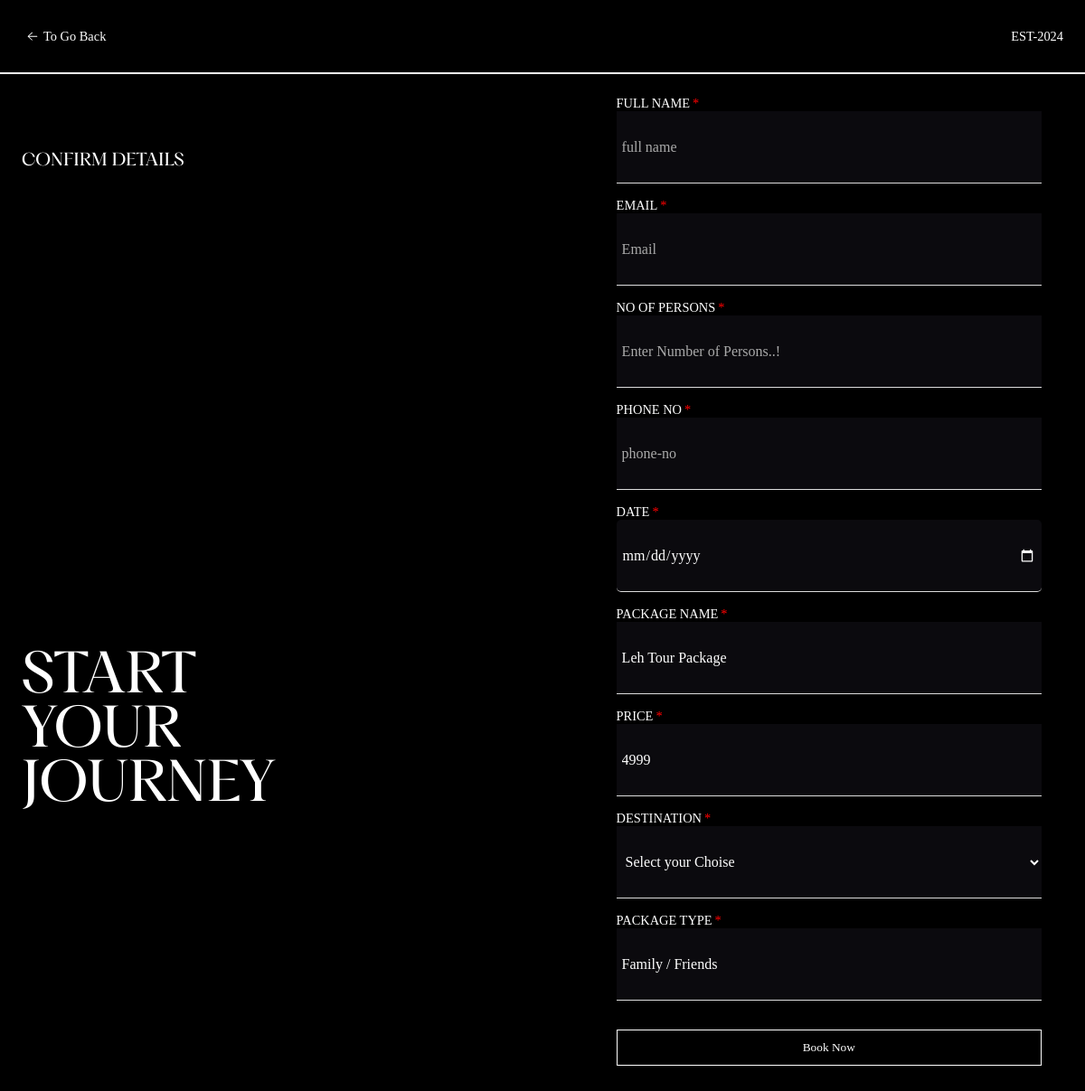
/book_files/book_form_read.php?passid=33, run on the app's committed database.
### tables this page shows
CREATE TABLE `tour_package` (
  `TourPackage_Id` int(100) NOT NULL,
  `Package_Name` varchar(100) NOT NULL,
  `Package_Type` varchar(212) NOT NULL,
  `Package_Location` varchar(100) NOT NULL,
  `Price` varchar(100) NOT NULL,
  `Package_Features` varchar(280) NOT NULL,
  `Package_Details` varchar(300) NOT NULL,
  `Phone` varchar(12) NOT NULL,
  `Package_Image` varchar(100) NOT NULL
);

### book_files/book_form_read.php (the view, shortened to what this page needs)
<?php
include("../config/connection.php");
if (isset($_GET['passid'])) {
    $sql = "select * from tour_package where TourPackage_Id = " .  $_GET['passid'];
    $result = $conn->query($sql);
    $data = mysqli_fetch_assoc($result);
} else {
    echo "Invalid request..!";
    exit;
}
?>
<!DOCTYPE html>
<html lang="en">
<head>
    <link rel="stylesheet" href="../css/admin/hotel.css">
</head>
<body>
    <div class="signUpPage">
        <div class="nav">
            <div class="nav-part2">
                <h3 class="closeSignUp" style="align-items: center; justify-content: center; display: flex;">
                    <a href="../Lakshadweep/tourlist.php">to go Back</a></h3>
                </div>
          <div class="nav-part1">
             <h3>est-2024</h3>
          </div>
        </div>
        <hr class="animated-hr" />
        <div class="signUpPage-part1">
          <div class="signUpPage-part11">
            <h3>confirm details</h3>
            <div class="signUpPage-bottom">
              <h1>Start <br> Your <br> Journey</h1>
            </div>
          </div>
          <div class="container">
            <form id="booking-form" action="pay_now1.php?passid=<?php echo $data['TourPackage_Id'] ?>" method="post">
              <label for="activity" class="required">full name</label>
              <input type="text" id="name" name="name" placeholder="full name" required>
              <label for="activity" class="required">email</label>
              <input type="email" id="email" name="email" placeholder="Email" required>
              <label for="activity" class="required">no of Persons</label>
              <input type="number" name="no_of_person" placeholder="Enter Number of Persons..!">
              <label for="activity" class="required">phone no</label>
              <input type="number" id="phone" name="Mobile_No" placeholder="phone-no" required>
              <label for="activity" class="required">date</label>
              <input type="date" id="date" name="date" required>
              <label for="activity" class="required">package name</label>
              <input   id="name" name="package_name" placeholder="vaibhav tours" value="<?php echo $data['Package_Name'] ?>" readonly>
              <label for="activity" class="required">Price</label>
              <input   id="number" name="Price" value="<?php echo $data['Price'] ?>" readonly>
              <label for="activity" class="required">destination</label>
              <select class="submitButton2" id="destination" name="destination" required>
                <option value="">Select your Choise</option>
            </select>
              <label for="activity" class="required">package type</label>
              <input   id="name" name="Package_Type" placeholder="Couple Package" value="<?php echo $data['Package_Type'] ?>" readonly>
              <button class="submitButton" type="submit" class="submit-btn" name="submit">Book Now</button>
            </form>
          </div>
        </div>
      </div>
</body>
</html>

### css/admin/hotel.css (style rules this page uses)
* { padding: 0%; margin: 0%; box-sizing: border-box; font-weight: 400; font-family: Aeonik; color: white; }
html, body { height: 100%; width: 100%; overflow-x: hidden; background-color: black; }
.signUpPage { width: 100%; min-height: 10vh; background-color: black; }
.signUpPage .nav { width: 100%; height: 10vh; display: flex; justify-content: space-between; align-items: center; text-transform: capitalize; padding: 2vw; }
.signUpPage .nav h3 { font-size: 1.2vw; cursor: pointer; }
.signUpPage .nav-part1 { display: flex; align-items: center; gap: 10px; }
.signUpPage .nav-part1 h3 { text-transform: uppercase; cursor: pointer; }
.signUpPage-part1 { width: 100%; position: relative; min-height: 100vh; display: flex; justify-content: space-between; padding: 0 2vw; }
.signUpPage-part11 { width: 50%; height: 100%; flex-direction: column; }
.signUpPage-part11 h3 { margin-top: 10vh; font-family: pp; overflow: hidden; opacity: 1; text-transform: uppercase; }
.signUpPage-bottom { width: 50%; text-align: left; align-items: center; position: absolute; bottom: 0%; margin-bottom: 40vh; }
.signUpPage-bottom h1 { font-weight: 200; font-family: pp; line-height: 1; text-transform: uppercase; font-size: 5vw; opacity: 1; }
.signUpPage .container { padding: 2vw; height: 100%; width: 45%; }
.signUpPage label { display: block; text-transform: uppercase; font-size: 1.2vw; opacity: 1; }
input[type="date"] { background-color: black; color: white; border: 1px solid #ccc; padding: 5px; border-radius: 5px; font-size: 16px; appearance: none; }
.signUpPage .container input, select, textarea { width: 100%; height: 10vh; padding: 0.5vw; margin-bottom: 2vh; border: none; font-weight: 400; border-bottom: 1px solid #ddd; box-sizing: border-box; outline: none; font-size: 16px; background-color: #0b0a0e; color: white; transition: border-color 0.3s ease; opacity: 1; }
.animated-hr { width: 100%; border: 1px solid white; }
.container form { opacity: 1; }
.required::after { content: "*"; color: red; margin-left: 3px; }
.signUpPage ::placeholder { color: #aaa; font-weight: 400; }
.signUpPage button { width: 100%; height: 5vh; background-color:black; margin: 2vh 0; cursor: pointer; opacity: 1; border: 1px solid white; }
a { text-decoration: none; color: white; }
.nav-part2 { display: flex; align-items: center; gap: 15px; }

### data on the page
tour_package: package_name "Leh Tour Package", Price "4999", Package_Type "Family / Friends"
